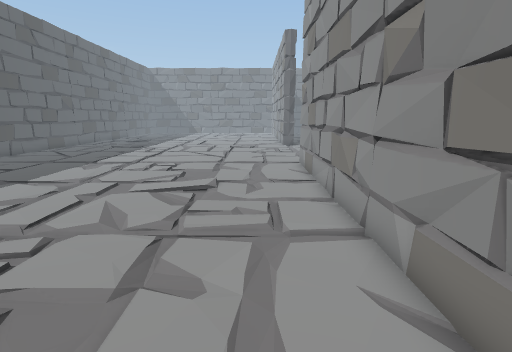
[1] (above)

21 first-person views from a walk through a scene from a Unity 3-D project. The camera is 1.3 m above the floor, tilts 12° down and sees 85° across. The floor is counted in squares, 0.5 m on a side. Each view is taken from the middle of a square. On the plan, view 1 faces up. The plan holds only what a view shows up to about 19 squares ahead; the rest is blank. The place goes on beyond the plan. The player is left out.

[2]
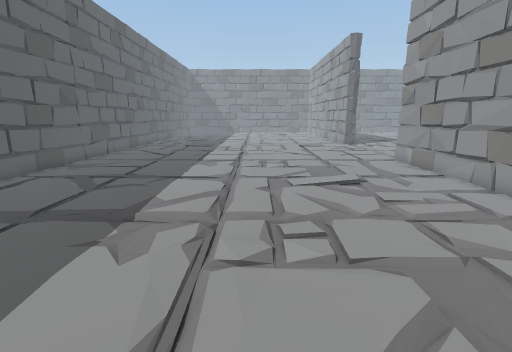

[3]
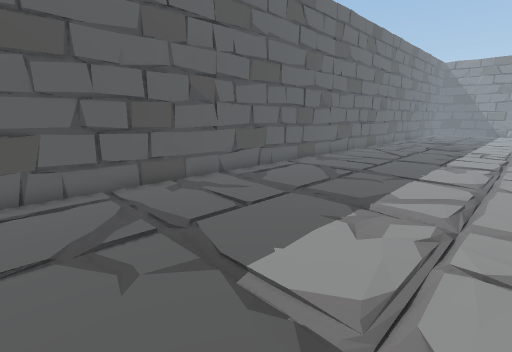

[4]
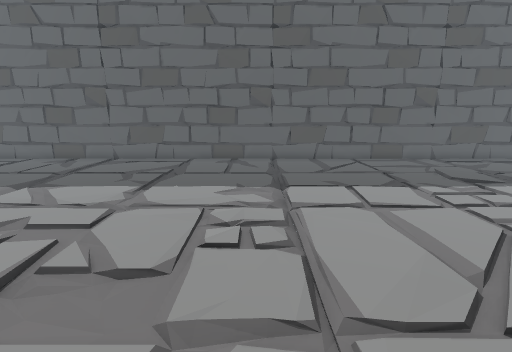

[5]
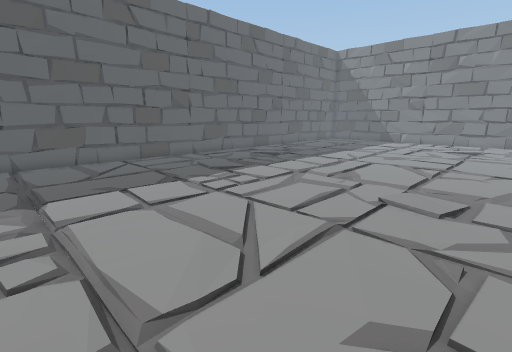

[6]
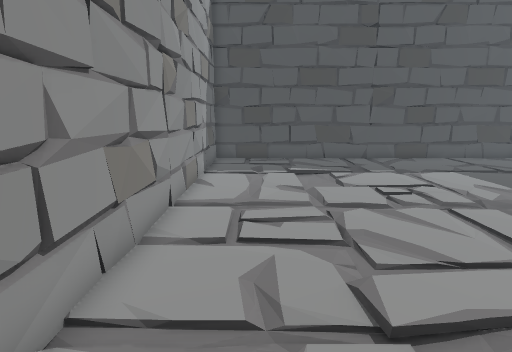

[7]
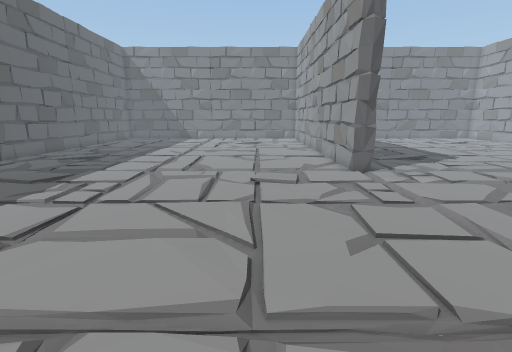

[8]
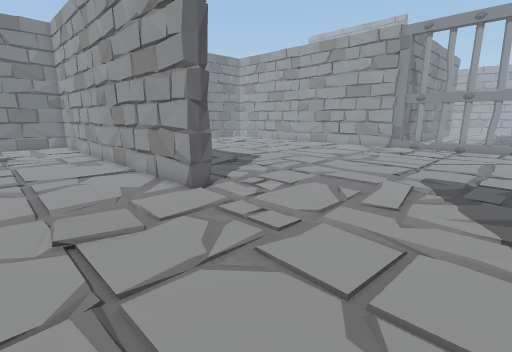

[9]
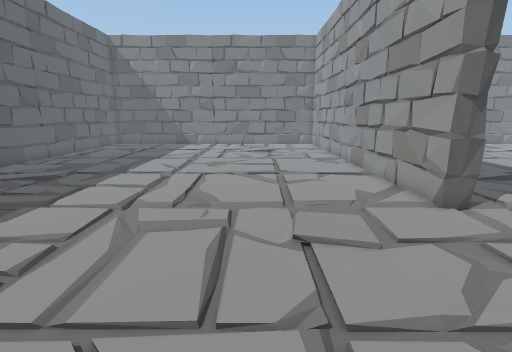

[10]
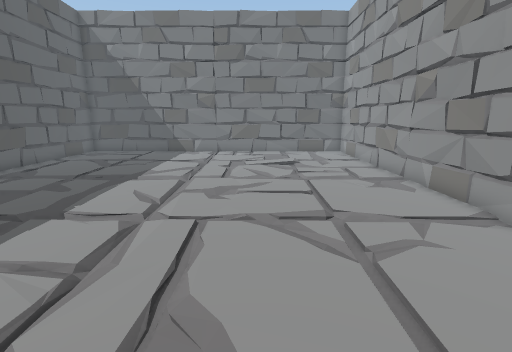

[11]
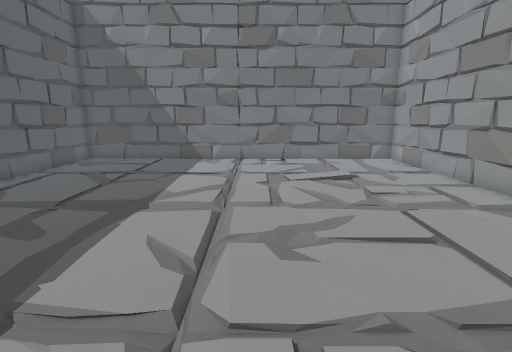

[12]
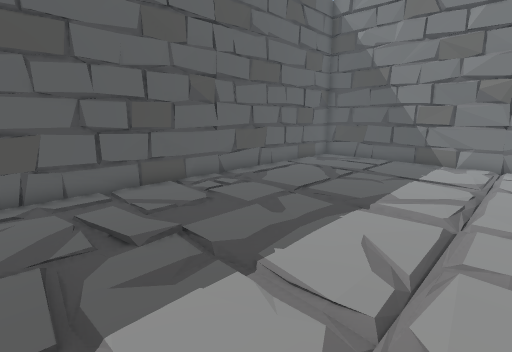

[13]
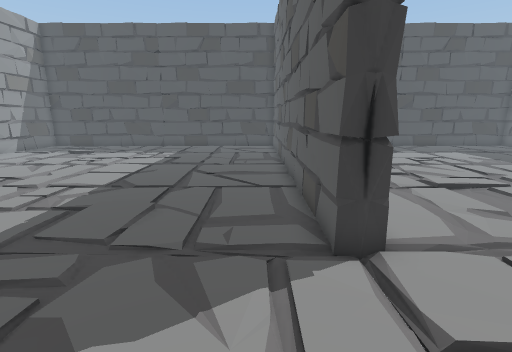

[14]
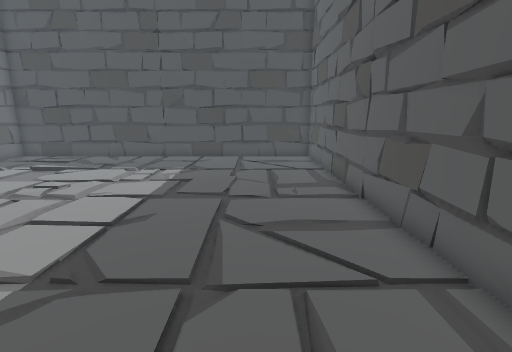

[15]
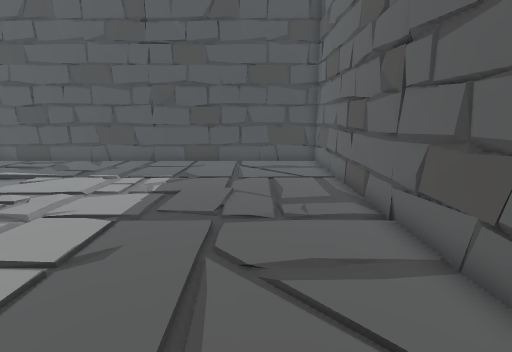

[16]
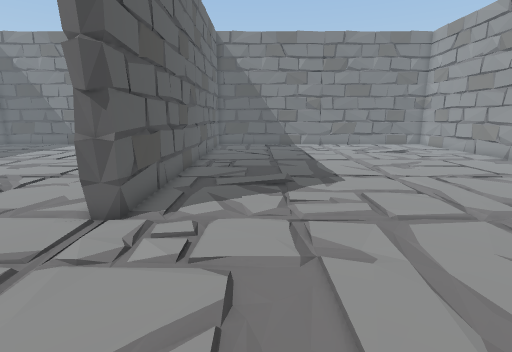

[17]
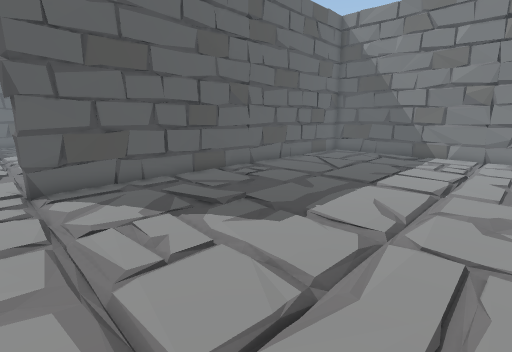

[18]
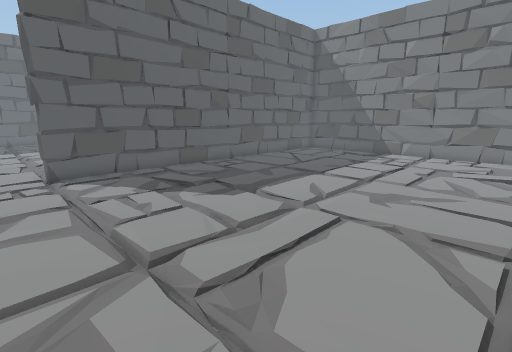

[19]
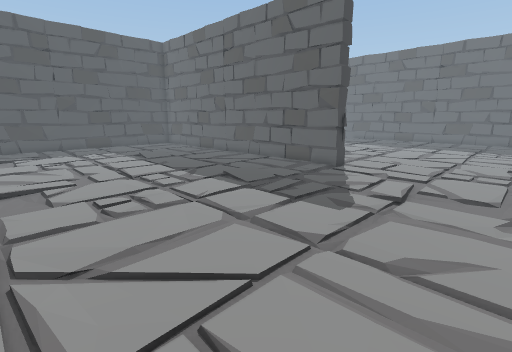

[20]
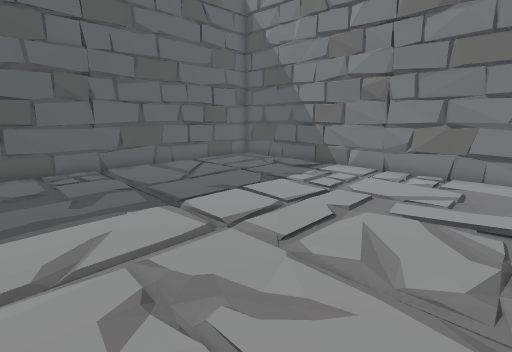

[21]
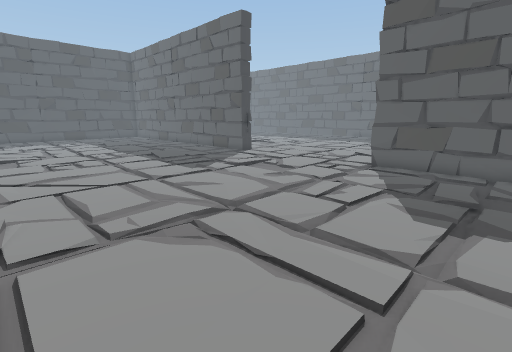

### Floor plan
Key: @ floor where view 1 was taken; # wall or solid block; . floor; = window, fence, low wall or low ledge.
Columns run from 17 left of view 1 to 18 right of it. Each row starts with its distance up from view 1.
 46 ####################################
 45 # ..===..  ...=#=.. # ..===..  ...=
 44 #.................. #...............
 43 #...................#...............
 42 #=.................=#=..............
 41 ##.................###..............
 40 #=.................=#=..............
 39 #..................=#...............
 38 #.................. #...............
 37 #...................#...............
 36 # ................. ##..............
 35 # ................. ##..............
 34 # ................. # ..............
 33 #...................#...............
 32 #=.................=#=..............
 31 ##.................###..............
 30 #=.................=#=..............
 29 #...................#...............
 28 #...................#...............
 27 #...................#...............
 26 # ..................#...............
 25 # ..................................
 24 #...................................
 23 #...................................
 22 #=..................................
 21 ##..................................
 20 #=..................................
 19 #...................................
 18 #...................................
 17 #...................................
 16 # .................## ..............
 15 # ................. # ..............
 14 #.................. #...............
 13 #...................#...............
 12 #=.................=#=..............
 11 ##.................###..............
 10 #=.................=#=..............
  9 #..................=#..............
  8 #.................. #..............
  7 #...................#...............
  6 # .................## ..............
  5 # ................. # ..............
  4 #.................. #...............
  3 #...................#...............
  2 #=.................=#=..............
  1 ##.................###..............
  0 #=...............@.=#=..............
 -1 #..................=#...............
 -2 #.................. #...............
 -3  ...=#=.   ...===   #...=#=.   ...==
 -4  ###################################

Positions as (right, up) in squares from view 1, and headings:
1: (0, 0), facing up
2: (-6, -1), facing up
3: (-6, -2), facing up-left
4: (1, 15), facing left
5: (1, 15), facing up-left
6: (0, 14), facing down
7: (-2, 13), facing up
8: (-3, 17), facing up-right
9: (-3, 18), facing up
10: (-4, 24), facing up
11: (-6, 28), facing up
12: (-6, 28), facing up-left
13: (5, 21), facing down
14: (7, 15), facing down
15: (7, 13), facing down
16: (7, 19), facing up
17: (15, 25), facing up-left
18: (18, 24), facing up-left
19: (18, 24), facing down-left
20: (18, 32), facing up-left
21: (18, 32), facing down-left
